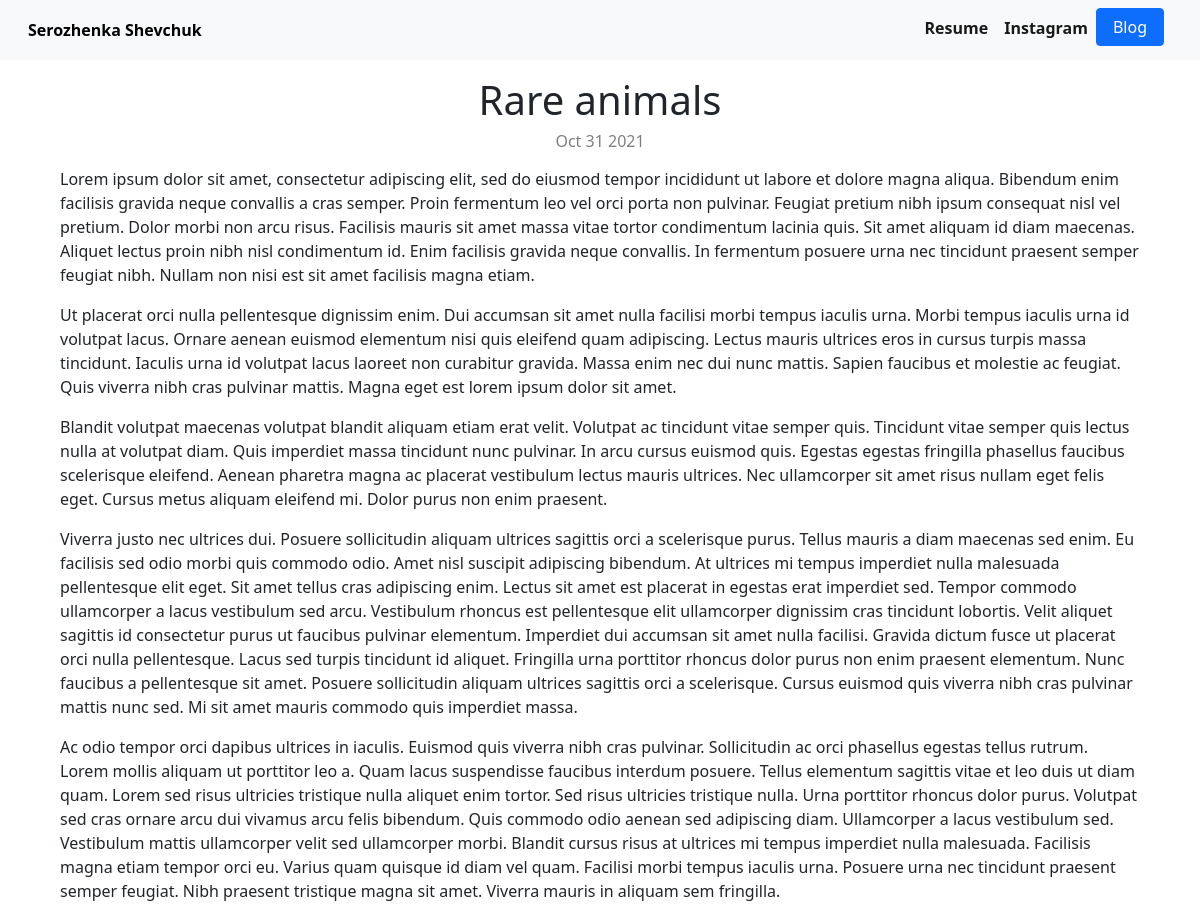
Page /blog/1/ on the committed database.
### blog/models.py (models this page shows, shortened)
class Blog(models.Model):
        title = models.CharField(max_length=200)
        date = models.DateField()
        description = models.TextField(max_length=250)
        text = models.TextField(null=True)

### blog/views.py (the view)
# urls.py: path('<int:blog_id>/', views.detail, name='detail'),
def detail(request, blog_id):
    blog = get_object_or_404(Blog, pk=blog_id)
    return render(request, 'blog/detail.html', {'blog': blog})

### blog/templates/blog/detail.html
{% extends 'portfolio/base.html' %}{% block content %}
<h1 class="text-center mt-3">{{ blog.title }}</h1>
<h3 class="date text-center">{{ blog.date|date:'M j Y' }}</h3>
<div class="margins mt-3">
  {{ blog.text|linebreaks }}
</div>
{% endblock %}

### portfolio/static/portfolio/style.css (style rules this page uses)
.margins { margin-left: 5%; margin-right: 5%; }
.date { font-size:16px; font-family:inherit; color: gray; }

### rows in the picture
Blog: title "Rare animals", date "Oct 31 2021", text "Lorem ipsum dolor sit amet, consectetur adipiscing elit, sed do eiusmod tempor incididunt ut labore et dolore magna aliqua. Bibendum enim facilisis gravida neque convallis a cras semper. Proin fermentum leo vel orci porta non pulvinar. Feugiat pretium nibh ipsum consequat nisl vel pretium. Dolor morbi non arcu risus. Facilisis mauris sit amet massa vitae tortor condimentum lacinia quis. Sit amet aliquam id diam maecenas. Aliquet lectus proin nibh nisl condimentum id. Enim facilisis gravida neque convallis. In fermentum posuere urna nec tincidunt praesent semper feugiat nibh. Nullam non nisi est sit amet facilisis magna etiam. Ut placerat orci nulla pellentesque dignissim enim. Dui accumsan…"
